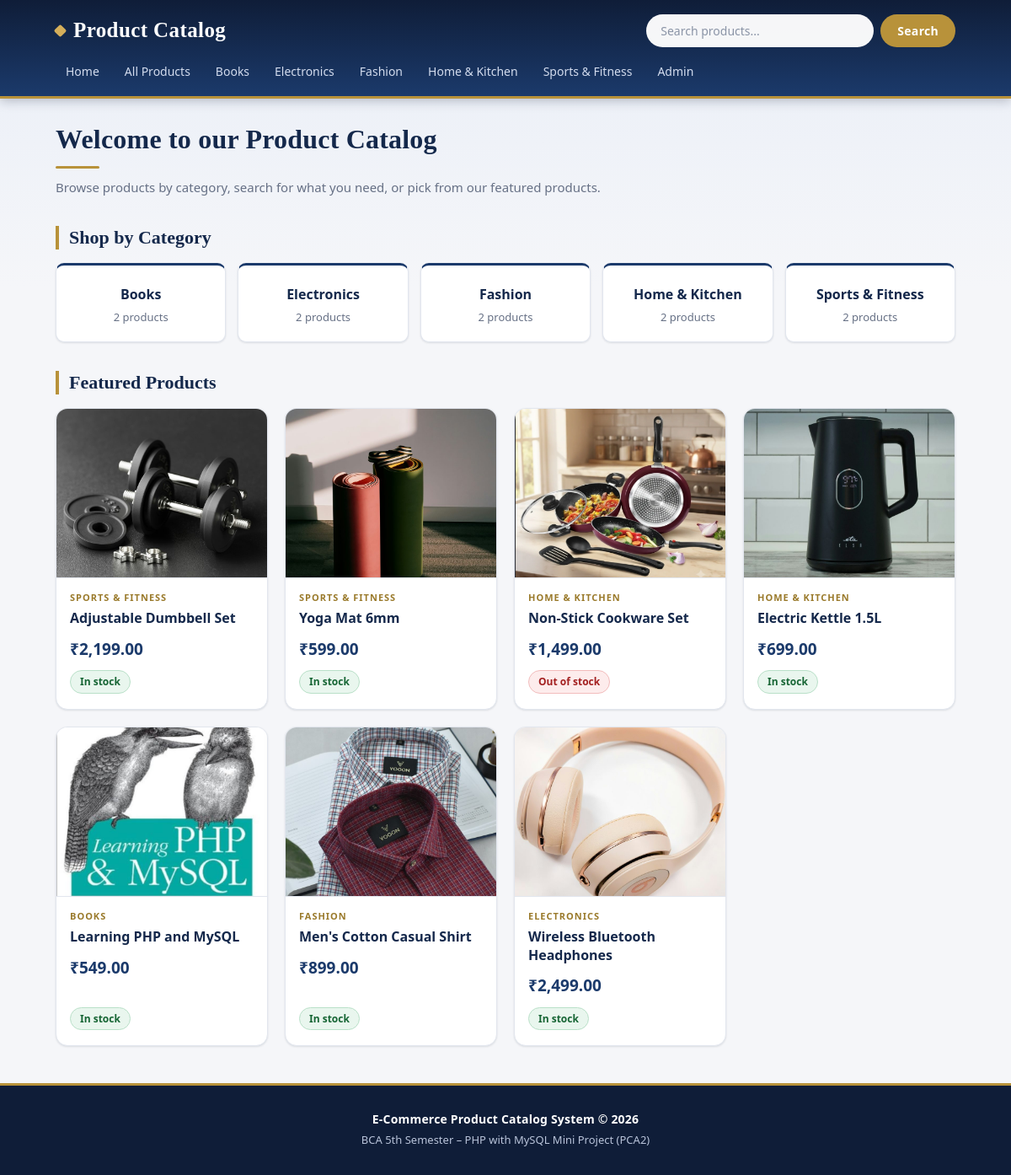
The page / on the database its author committed.
### tables this page shows
CREATE TABLE `categories` (
  `category_id` int(11) NOT NULL,
  `category_name` varchar(100) NOT NULL,
  `description` text DEFAULT NULL,
  `created_at` timestamp NOT NULL DEFAULT current_timestamp()
);

CREATE TABLE `products` (
  `product_id` int(11) NOT NULL,
  `category_id` int(11) NOT NULL,
  `product_name` varchar(150) NOT NULL,
  `description` text DEFAULT NULL,
  `price` decimal(10,2) NOT NULL,
  `image` varchar(255) DEFAULT 'no-image.png',
  `stock_quantity` int(11) DEFAULT 0,
  `is_featured` tinyint(1) DEFAULT 0,
  `created_at` timestamp NOT NULL DEFAULT current_timestamp()
);

### includes/functions.php (the view, shortened to what this page needs)
<?php
function stock_badge($qty) {
    $qty = (int)$qty;
    if ($qty > 10) {
        return '<span class="badge in-stock">In stock</span>';
    }
    return '<span class="badge out-of-stock">Out of stock</span>';
}
function product_image($file, $alt) {
    global $base;
    $name = basename((string)$file);
    $path = __DIR__ . '/../assets/images/products/' . $name;
    if ($name !== '' && is_file($path)) {
        return '<img src="' . $base . 'assets/images/products/' . rawurlencode($name)
             . '" alt="' . htmlspecialchars($alt) . '">';
    }
    return 'No image';
}
function product_card($p) {
    global $base;
    $id   = (int)$p['product_id'];
    $link = $base . 'product.php?id=' . $id;
    echo '<div class="product-card">';
    echo '<a href="' . $link . '"><div class="product-image">'
         . product_image($p['image'], $p['product_name']) . '</div></a>';
    echo '<div class="product-info">';
    echo '<div class="product-category">' . htmlspecialchars($p['category_name']) . '</div>';
    echo '<h3 class="product-name"><a href="' . $link . '">'
         . htmlspecialchars($p['product_name']) . '</a></h3>';
    echo '<div class="price">&#8377;' . number_format($p['price'], 2) . '</div>';
    echo stock_badge($p['stock_quantity']);
    echo '</div></div>';
}

### includes/header.php (shortened to what this page needs)
<?php
require_once __DIR__ . '/../config/db.php';
$base = '/ecommerce-product-catalog-php/';
$cat_result = mysqli_query($conn, 'SELECT category_id, category_name FROM categories ORDER BY category_name');
?>
<!DOCTYPE html>
<html lang="en">
<head>
    <link rel="stylesheet" href="<?php echo $base; ?>assets/css/style.css">
</head>
<body>
<header class="site-header">
    <div class="container header-top">
        <a class="logo" href="<?php echo $base; ?>index.php">Product Catalog</a>
        <form class="search-form" action="<?php echo $base; ?>products.php" method="get">
            <input type="text" name="q" placeholder="Search products..."
                   value="<?php echo (isset($_GET['q']) && is_string($_GET['q'])) ? htmlspecialchars($_GET['q']) : ''; ?>">
            <button type="submit">Search</button>
        </form>
    </div>
    <nav class="container main-nav">
        <a href="<?php echo $base; ?>index.php">Home</a>
        <a href="<?php echo $base; ?>products.php">All Products</a>
        <?php while ($cat = mysqli_fetch_assoc($cat_result)) { ?>
            <a href="<?php echo $base; ?>products.php?category=<?php echo (int)$cat['category_id']; ?>">
                <?php echo htmlspecialchars($cat['category_name']); ?>
            </a>
        <?php } ?>
        <a href="<?php echo $base; ?>admin/login.php">Admin</a>
    </nav>
</header>
<main class="container">

### index.php (shortened to what this page needs)
<?php
require 'includes/header.php';
require 'includes/functions.php';
$categories = mysqli_query($conn,
    'SELECT c.category_id, c.category_name, COUNT(p.product_id) AS total
     FROM categories c
     LEFT JOIN products p ON p.category_id = c.category_id
     GROUP BY c.category_id, c.category_name
     ORDER BY c.category_name');
$featured = mysqli_query($conn,
    'SELECT p.*, c.category_name
     FROM products p
     JOIN categories c ON p.category_id = c.category_id
     WHERE p.is_featured = 1
     ORDER BY p.product_id DESC');
?>
<h1>Welcome to our Product Catalog</h1>
<p class="subtitle">Browse products by category, search for what you need, or pick from our featured products.</p>
<h2>Shop by Category</h2>
<div class="category-grid">
    <?php while ($c = mysqli_fetch_assoc($categories)) { ?>
        <a class="category-card" href="<?php echo $base; ?>products.php?category=<?php echo (int)$c['category_id']; ?>">
            <?php echo htmlspecialchars($c['category_name']); ?>
            <br><small><?php echo (int)$c['total']; ?> products</small>
        </a>
    <?php } ?>
</div>
<h2>Featured Products</h2>
<?php if (mysqli_num_rows($featured) > 0) { ?>
    <div class="product-grid">
        <?php while ($p = mysqli_fetch_assoc($featured)) { product_card($p); } ?>
    </div>
<?php } else { ?>
    <div class="empty-message">No featured products yet.</div>
<?php } ?>
<?php require 'includes/footer.php'; ?>

### rows shown on the page
categories: category_name "Books", total "2"
categories: category_name "Electronics", total "2"
categories: category_name "Fashion", total "2"
categories: category_name "Home & Kitchen", total "2"
categories: category_name "Sports & Fitness", total "2"
products: image (picture), category.category_name "SPORTS & FITNESS", product_name "Adjustable Dumbbell Set", price "2,199.00", stock_quantity "In stock"
products: image (picture), category.category_name "SPORTS & FITNESS", product_name "Yoga Mat 6mm", price "599.00", stock_quantity "In stock"
products: image (picture), category.category_name "HOME & KITCHEN", product_name "Non-Stick Cookware Set", price "1,499.00"
products: image (picture), category.category_name "HOME & KITCHEN", product_name "Electric Kettle 1.5L", price "699.00", stock_quantity "In stock"
products: image (picture), category.category_name "BOOKS", product_name "Learning PHP and MySQL", price "549.00", stock_quantity "In stock"
products: image (picture), category.category_name "FASHION", product_name "Men's Cotton Casual Shirt", price "899.00", stock_quantity "In stock"
products: image (picture), category.category_name "ELECTRONICS", product_name "Wireless Bluetooth Headphones", price "2,499.00", stock_quantity "In stock"
